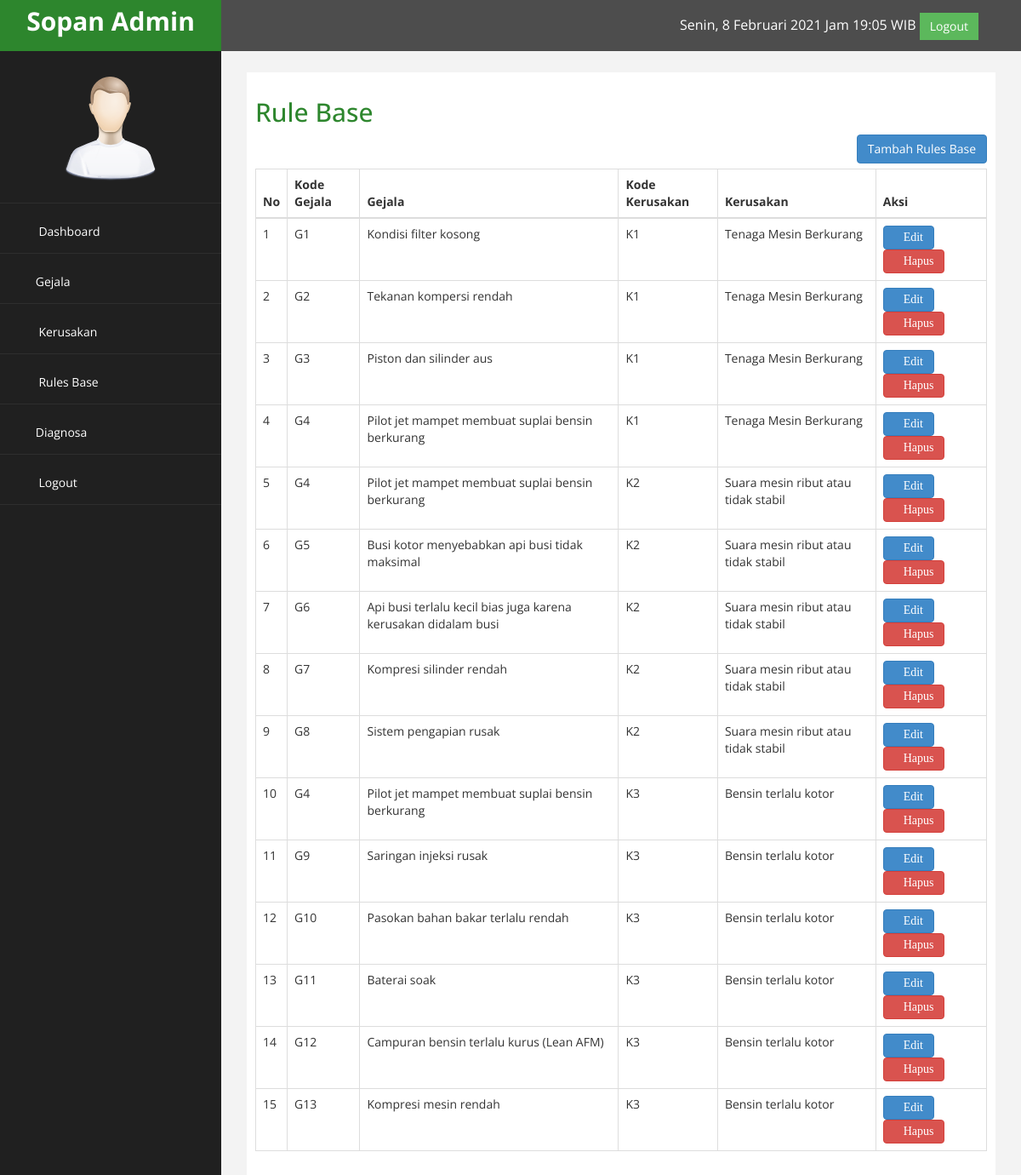
The page /admin/index.php?halaman=rule (signed in) on the database its author committed.
### tables this page shows
CREATE TABLE IF NOT EXISTS `rule` (
  `id_rule` int(11) NOT NULL AUTO_INCREMENT,
  `id_gejala` int(11) NOT NULL DEFAULT 0,
  `id_kerusakan` int(11) NOT NULL DEFAULT 0,
  PRIMARY KEY (`id_rule`),
  KEY `fk_rule_gejala` (`id_gejala`),
  KEY `fk_rule_kerusakan` (`id_kerusakan`),
  CONSTRAINT `fk_rule_gejala` FOREIGN KEY (`id_gejala`) REFERENCES `gejala` (`id_gejala`) ON DELETE CASCADE ON UPDATE CASCADE,
  CONSTRAINT `fk_rule_kerusakan` FOREIGN KEY (`id_kerusakan`) REFERENCES `kerusakan` (`id_kerusakan`) ON DELETE CASCADE ON UPDATE CASCADE
);

CREATE TABLE IF NOT EXISTS `gejala` (
  `id_gejala` int(11) NOT NULL AUTO_INCREMENT,
  `kode_gejala` varchar(50) NOT NULL,
  `nama_gejala` varchar(255) NOT NULL,
  `nilai_ds` float NOT NULL,
  PRIMARY KEY (`id_gejala`)
);

CREATE TABLE IF NOT EXISTS `kerusakan` (
  `id_kerusakan` int(11) NOT NULL AUTO_INCREMENT,
  `kode_kerusakan` varchar(255) NOT NULL,
  `nama_kerusakan` varchar(255) NOT NULL,
  `solusi` text NOT NULL,
  PRIMARY KEY (`id_kerusakan`)
);

### admin/rule.php (the view)
<h2>Rule Base</h2>
<div class="pull-right">
    <a href="index.php?halaman=ruletambah" class="btn-primary btn">Tambah Rules Base</a>
</div>
<br>
<br>
<table class="table table-bordered">
    <thead>
        <tr>
            <th>No</th>
            <th>Kode Gejala</th>
            <th>Gejala</th>
            <th>Kode Kerusakan</th>
            <th>Kerusakan</th>
            <th>Aksi</th>
        </tr>
    </thead>
    <tbody>
        <?php $nomor=1;?>
        <?php $ambil=$koneksi->query("SELECT * FROM rule
            INNER JOIN gejala ON rule.id_gejala=gejala.id_gejala
            JOIN kerusakan ON rule.id_kerusakan=kerusakan.id_kerusakan
        ");?>
        <?php while($pecah = $ambil->fetch_assoc()){?>
        <tr>
            <td><?php echo $nomor; ?></td>
            <td><?php echo $pecah['kode_gejala'];?></td>
            <td><?php echo $pecah['nama_gejala'];?></td>
            <td><?php echo $pecah['kode_kerusakan'];?></td>
            <td><?php echo $pecah['nama_kerusakan'];?></td>
             <td>
                <a href="index.php?halaman=ruleubah&id=<?php echo $pecah['id_rule'];?>" i class="fa fa-clipboard fa-1x btn-primary btn">Edit</a>
                <a href="index.php?halaman=rulehapus&id=<?php echo $pecah['id_rule'];?>" i class="fa fa-times fa-1x btn-danger btn" onclick="return confirm('Apakah yakin ingin menghapus data rules base?');">Hapus</a>
            </td>
        </tr>
        <?php $nomor++;?>
        <?php }?>
    </tbody>
</table>

### assets/css/custom.css (style rules this page uses)
body { font-family: 'Open Sans', sans-serif; }
h2 { color: #2d862d; }

### rows shown on the page
rule: id_gejala.kode_gejala "G1", id_gejala.nama_gejala "Kondisi filter kosong", id_kerusakan.kode_kerusakan "K1", id_kerusakan.nama_kerusakan "Tenaga Mesin Berkurang"
rule: id_gejala.kode_gejala "G2", id_gejala.nama_gejala "Tekanan kompersi rendah", id_kerusakan.kode_kerusakan "K1", id_kerusakan.nama_kerusakan "Tenaga Mesin Berkurang"
rule: id_gejala.kode_gejala "G3", id_gejala.nama_gejala "Piston dan silinder aus", id_kerusakan.kode_kerusakan "K1", id_kerusakan.nama_kerusakan "Tenaga Mesin Berkurang"
rule: id_gejala.kode_gejala "G4", id_gejala.nama_gejala "Pilot jet mampet membuat suplai bensin berkurang", id_kerusakan.kode_kerusakan "K1", id_kerusakan.nama_kerusakan "Tenaga Mesin Berkurang"
rule: id_gejala.kode_gejala "G4", id_gejala.nama_gejala "Pilot jet mampet membuat suplai bensin berkurang", id_kerusakan.kode_kerusakan "K2", id_kerusakan.nama_kerusakan "Suara mesin ribut atau tidak stabil"
rule: id_gejala.kode_gejala "G5", id_gejala.nama_gejala "Busi kotor menyebabkan api busi tidak maksimal", id_kerusakan.kode_kerusakan "K2", id_kerusakan.nama_kerusakan "Suara mesin ribut atau tidak stabil"
rule: id_gejala.kode_gejala "G6", id_gejala.nama_gejala "Api busi terlalu kecil bias juga karena kerusakan didalam busi", id_kerusakan.kode_kerusakan "K2", id_kerusakan.nama_kerusakan "Suara mesin ribut atau tidak stabil"
rule: id_gejala.kode_gejala "G7", id_gejala.nama_gejala "Kompresi silinder rendah", id_kerusakan.kode_kerusakan "K2", id_kerusakan.nama_kerusakan "Suara mesin ribut atau tidak stabil"
rule: id_gejala.kode_gejala "G8", id_gejala.nama_gejala "Sistem pengapian rusak", id_kerusakan.kode_kerusakan "K2", id_kerusakan.nama_kerusakan "Suara mesin ribut atau tidak stabil"
rule: id_gejala.kode_gejala "G4", id_gejala.nama_gejala "Pilot jet mampet membuat suplai bensin berkurang", id_kerusakan.kode_kerusakan "K3", id_kerusakan.nama_kerusakan "Bensin terlalu kotor"
rule: id_gejala.kode_gejala "G9", id_gejala.nama_gejala "Saringan injeksi rusak", id_kerusakan.kode_kerusakan "K3", id_kerusakan.nama_kerusakan "Bensin terlalu kotor"
rule: id_gejala.kode_gejala "G10", id_gejala.nama_gejala "Pasokan bahan bakar terlalu rendah", id_kerusakan.kode_kerusakan "K3", id_kerusakan.nama_kerusakan "Bensin terlalu kotor"
rule: id_gejala.kode_gejala "G11", id_gejala.nama_gejala "Baterai soak", id_kerusakan.kode_kerusakan "K3", id_kerusakan.nama_kerusakan "Bensin terlalu kotor"
rule: id_gejala.kode_gejala "G12", id_gejala.nama_gejala "Campuran bensin terlalu kurus (Lean AFM)", id_kerusakan.kode_kerusakan "K3", id_kerusakan.nama_kerusakan "Bensin terlalu kotor"
rule: id_gejala.kode_gejala "G13", id_gejala.nama_gejala "Kompresi mesin rendah", id_kerusakan.kode_kerusakan "K3", id_kerusakan.nama_kerusakan "Bensin terlalu kotor"

### other values the page prints
$_SESSION['user']['nama_lengkap'] "Sopan"
